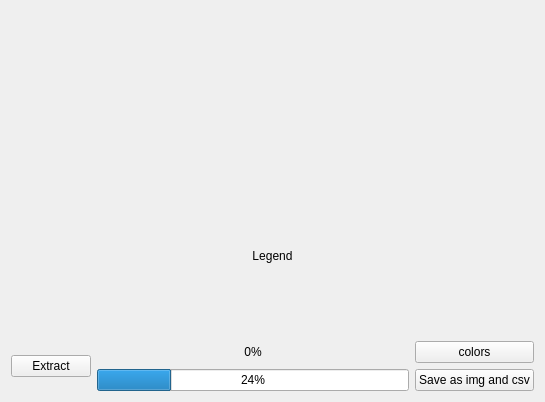
<?xml version="1.0" encoding="UTF-8"?>
<ui version="4.0">
 <class>Extractor</class>
 <widget class="QWidget" name="Extractor">
  <property name="geometry">
   <rect>
    <x>0</x>
    <y>0</y>
    <width>545</width>
    <height>402</height>
   </rect>
  </property>
  <property name="windowTitle">
   <string>Form</string>
  </property>
  <layout class="QGridLayout" name="gridLayout">
   <item row="0" column="0">
    <layout class="QVBoxLayout" name="verticalLayout">
     <item>
      <widget class="sortResult" name="MPLwidget" native="true">
       <property name="sizePolicy">
        <sizepolicy hsizetype="Expanding" vsizetype="Expanding">
         <horstretch>0</horstretch>
         <verstretch>0</verstretch>
        </sizepolicy>
       </property>
      </widget>
     </item>
     <item>
      <widget class="QLabel" name="legendLabel">
       <property name="sizePolicy">
        <sizepolicy hsizetype="Expanding" vsizetype="Expanding">
         <horstretch>0</horstretch>
         <verstretch>0</verstretch>
        </sizepolicy>
       </property>
       <property name="text">
        <string>Legend</string>
       </property>
       <property name="alignment">
        <set>Qt::AlignCenter</set>
       </property>
      </widget>
     </item>
     <item>
      <layout class="QHBoxLayout" name="horizontalLayout">
       <item>
        <widget class="QPushButton" name="extractButton">
         <property name="text">
          <string>Extract</string>
         </property>
        </widget>
       </item>
       <item>
        <layout class="QVBoxLayout" name="verticalLayout_2">
         <item>
          <widget class="QLabel" name="barLabel">
           <property name="sizePolicy">
            <sizepolicy hsizetype="Preferred" vsizetype="Minimum">
             <horstretch>0</horstretch>
             <verstretch>0</verstretch>
            </sizepolicy>
           </property>
           <property name="text">
            <string>0%</string>
           </property>
           <property name="alignment">
            <set>Qt::AlignCenter</set>
           </property>
          </widget>
         </item>
         <item>
          <widget class="QProgressBar" name="progressBar">
           <property name="value">
            <number>24</number>
           </property>
          </widget>
         </item>
        </layout>
       </item>
       <item>
        <layout class="QVBoxLayout" name="verticalLayout_3">
         <item>
          <widget class="QPushButton" name="colorButton">
           <property name="text">
            <string>colors</string>
           </property>
          </widget>
         </item>
         <item>
          <widget class="QPushButton" name="saveButton">
           <property name="text">
            <string>Save as img and csv</string>
           </property>
          </widget>
         </item>
        </layout>
       </item>
      </layout>
     </item>
    </layout>
   </item>
  </layout>
 </widget>
 <customwidgets>
  <customwidget>
   <class>sortResult</class>
   <extends>QWidget</extends>
   <header>segmentpy._taskManager.canvas_logic.h</header>
   <container>1</container>
  </customwidget>
 </customwidgets>
 <resources/>
 <connections/>
</ui>
